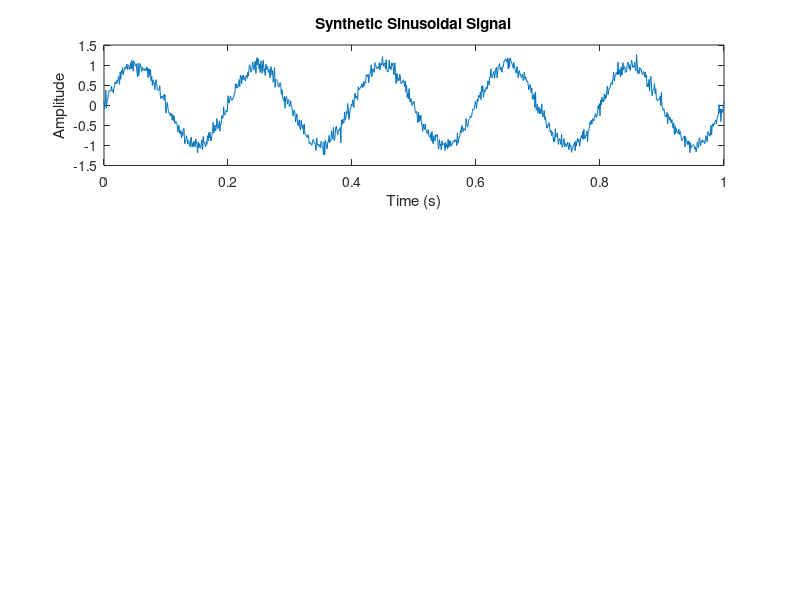

The MATLAB source for this figure: (Note: this script raises an error after producing the figure.)
% Generate synthetic sinusoidal signal
t = 0:0.001:1;
f = 5;
A = 1;
noise_level = 0.1;
signal = A * sin(2 * pi * f * t) + noise_level * randn(size(t));

% Plot the original signal
figure;
subplot(3, 1, 1);
plot(t, signal);
xlabel('Time (s)');
ylabel('Amplitude');
title('Synthetic Sinusoidal Signal');

% Define scales for CWT and other parameters
scales = 1:128;
wname = 'db1';

% Perform wavelet transforms
[cD, cA] = dwt(signal, 'db1'); % DWT
cwt_signal = cwt(signal, scales, 'cmor1-1'); % CWT

% Ensure the length of the signal is compatible with the desired level
level = 3;
new_length = 2^level * ceil(length(signal) / (2^level));
extended_signal = signal;
if length(extended_signal) < new_length
    extended_signal(end+1:new_length) = 0; % Extend the signal with zeros
end

[swa, swd] = swt(extended_signal, level, wname); % SWT

% Analyze DWT results
subplot(3, 1, 2);
plot(cD);
xlabel('Scale');
ylabel('DWT Coefficients');
title('DWT Coefficients');

% Analyze CWT results
subplot(3, 1, 3);
imagesc(t, scales, abs(cwt_signal));
colormap('jet');
xlabel('Time (s)');
ylabel('Scale');
title('CWT Coefficients');

% Frequency Resolution and Amplitude Accuracy for CWT
ind = min(scales, length(scales));
estimated_frequencies_cwt = scales(ind);
estimated_amplitudes_cwt = abs(cwt_signal(sub2ind(size(cwt_signal), 1:length(scales), ind)));

% Time-Frequency Localization for CWT
[~, time_indices] = max(abs(cwt_signal));
time_localization_cwt = t(time_indices);

% Calculate Computational Time for DWT and CWT
tic;
% Perform wavelet transforms for other signals and analysis
toc;

% Display and compare results
disp('DWT Results:');
disp(['Frequency Resolution: ' num2str(max(diff(estimated_frequencies_cwt))) ' Hz']); % Frequency resolution based on differences in estimated frequencies
disp(['Amplitude Accuracy: ' num2str(mean(estimated_amplitudes_cwt))]); % Average amplitude accuracy

disp('CWT Results:');
disp(['Frequency Resolution: ' num2str(max(diff(estimated_frequencies_cwt))) ' Hz']); % Frequency resolution based on differences in estimated frequencies
disp(['Amplitude Accuracy: ' num2str(mean(estimated_amplitudes_cwt))]); % Average amplitude accuracy
disp(['Time-Frequency Localization: ' num2str(mean(time_localization_cwt)) ' seconds']); % Average time-frequency localization

dwt_computation_time = toc;
disp(['Computational Time (DWT and CWT): ' num2str(dwt_computation_time) ' seconds']);

% Noise Robustness: You can add a section to evaluate noise robustness by adding noise to the signal and reanalyzing.

% Application Specificity: Evaluate and compare the results to determine which method is best for your application based on your specific criteria.
